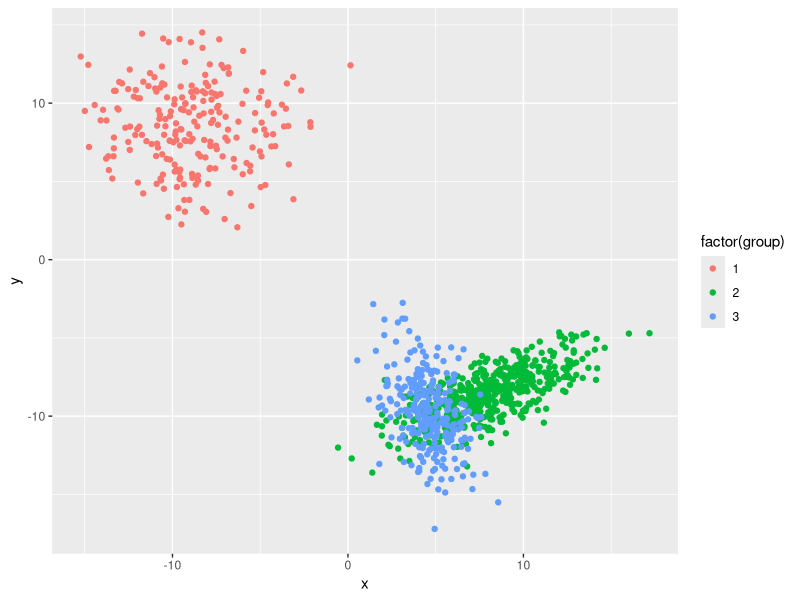
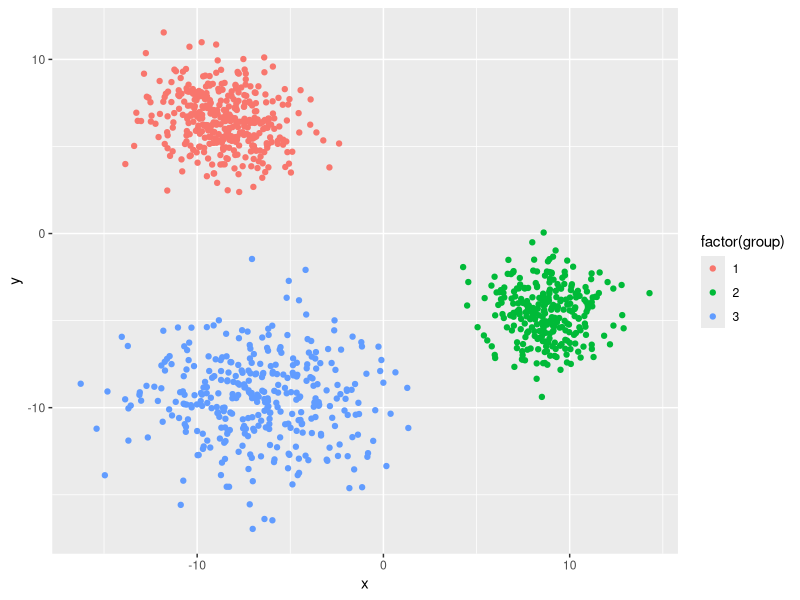
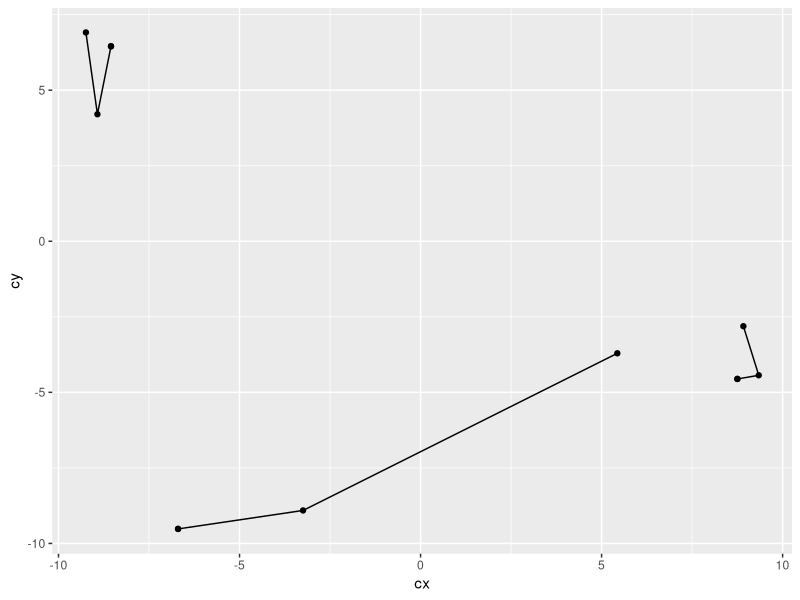
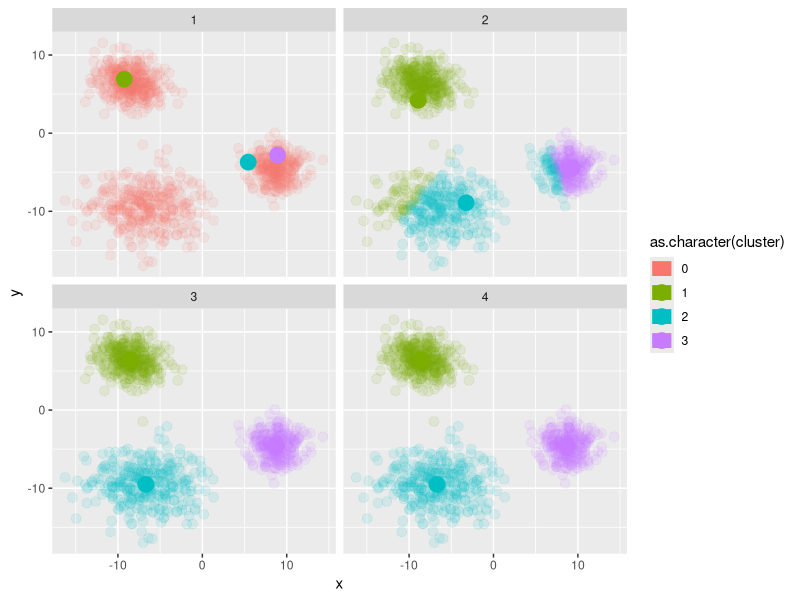
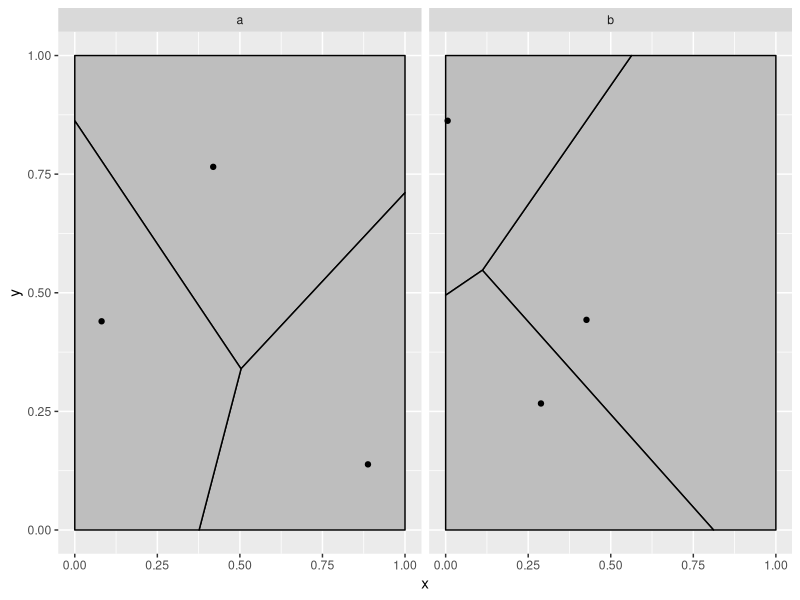
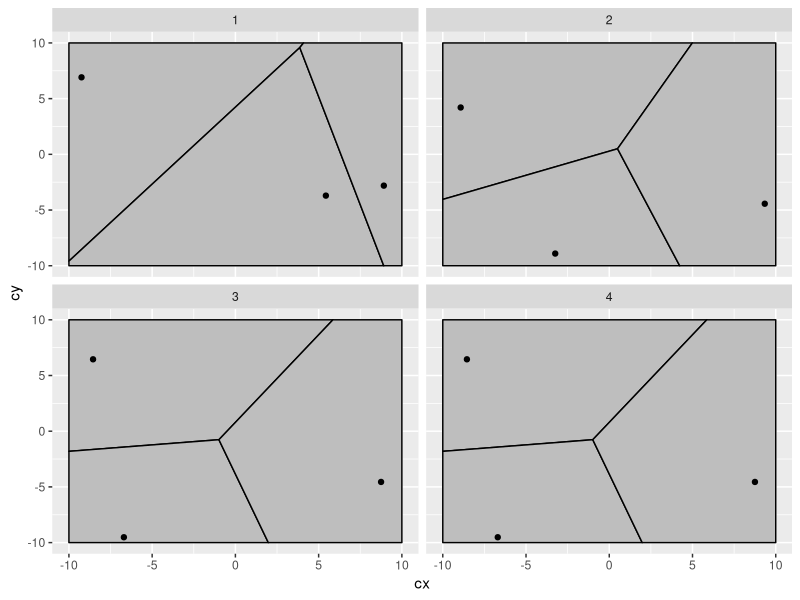

These figures' R source, in order: (Note: this script raises an error after producing the figures.)
library(tidyverse)

Posdef <- function (n, ev = runif(n, 0, 10)) {
  # https://stat.ethz.ch/pipermail/r-help/2008-February/153708
  Z <- matrix(ncol = n, rnorm(n ^ 2))
  decomp <- qr(Z)
  Q <- qr.Q(decomp)
  R <- qr.R(decomp)
  d <- diag(R)
  ph <- d / abs(d)
  O <- Q %*% diag(ph)
  Z <- t(O) %*% diag(ev) %*% O
  return(Z)
}

# data --------------------------------------------------------------------
data_gen <- function(n = 1000, groups = 3) {
  
  seq_len_groups <- seq_len(groups)
  
  mus <- purrr::map(seq_len_groups, ~ runif(2, min = -10, max = 10))
  
  sigmas <- purrr::map(seq_len_groups, function(k){
    
    Posdef(2)
    
  })
  
  props <- rbeta(groups, 5, 5)
  props <- props/sum(props)
  
  ns <- round(n * props)
  
  dpars <- tibble(
    n = ns,
    mu = mus,
    Sigma = sigmas
  )
  
  data <- pmap(dpars, MASS::mvrnorm) |> 
    map(as_tibble, .name_repair = "minimal") |> 
    map(set_names, c("x", "y")) |> 
    map2_df(seq_len_groups, ~ mutate(.x, group = .y, .before = 1))
  
  data
  
}


ggplot(data_gen(), aes(x, y)) +
  geom_point(aes(color = factor(group)))


set.seed(12345) # buena!! 

set.seed(12) # muy perfecto 

data <- data_gen()

ggplot(data, aes(x, y)) +
  geom_point(aes(color = factor(group)))


# adapted from
# https://theanlim.rbind.io/post/clustering-k-means-k-means-and-gganimate/#k-means-clustering-1
kmeans_iterations <- function (data, k = 3, tolerance = 10e-6, seed = 1001){
  
  set.seed(seed)
  
  daux <- data |> 
    mutate(id = row_number(), .before = 1) |> 
    mutate(cluster = 0)
  
  dcenters <- daux |> 
    sample_n(3) |> 
    select(cx = x, cy = y) |> 
    arrange(cx, cy) |> 
    mutate(cluster = row_number(), .before = 1)
  
  center_hist <- list(dcenters)
  data_hist   <- list(daux)
  
  while(TRUE){
    
    message("hey")
    
    daux <- crossing(
      daux |> select(id, group, x, y),  
      dcenters
      ) |> 
      mutate(dist = (x - cx)^2 + (y - cy)^2) |> 
      group_by(id) |> 
      # new cluster
      filter(dist == min(dist)) |> 
      ungroup()
    
    daux
    # daux |> count(group, cluster)
    
    dcenters <- daux |> 
      group_by(cluster) |> 
      # new centers
      summarise(cx = mean(x), cy = mean(y))
    
    dcenters
    
    daux <- daux |> 
      select(id, group, x, y, cluster)
    
    daux
    
    center_hist <- append(center_hist, list(dcenters))
    data_hist   <- append(data_hist, list(daux))
    
    
    c1 <- last(center_hist) |> select(cx, cy) |> as.matrix()
    c2 <- nth(center_hist, -2) |> select(cx, cy) |> as.matrix()
    
    if(mean((c1 - c2)^2) < tolerance) break
    
  }
  
  length(center_hist)
  length(data_hist)
  
  seq_along_i <- seq_len(length(center_hist))
  
  center_hist <- map2_df(center_hist, seq_along_i, ~ mutate(.x, iteration = .y, .before = 1))
  
  data_hist <- map2_df(data_hist, seq_along_i, ~ mutate(.x, iteration = .y, .before = 1))
  
  list(data_hist = data_hist, center_hist = center_hist)
 
}

res <- kmeans_iterations(data, k = 3)

data_hist   <- res$data_hist
center_hist <- res$center_hist 

library(gganimate) # install.packages("transformr")
library(ggforce) # install.packages("transformr")

ggplot(center_hist, aes(cx, cy)) +
  geom_point() +
  geom_path(aes(group = cluster))

ggplot() +
  geom_point(data = data_hist, aes(x, y, group = id, color = as.character(cluster)), size = 3, alpha = 0.1) +
  geom_point(data = center_hist, aes(cx, cy, group = cluster, color = as.character(cluster)), size = 5) +
  geom_voronoi_segment(data = center_hist, aes(cx, cy, color = as.character(cluster)), size = 5) +
  facet_wrap(vars(iteration))



data <- data.frame(
  x = runif(6),
  y = runif(6),
  state = rep(c('a', 'b'), 3)
)

ggplot(data, aes(x =x, y = y)) + 
  geom_voronoi_tile(fill = 'grey', colour = 'black', bound = c(0, 1, 0, 1)) + 
  geom_point() + 
  facet_wrap(~state)

ggplot(center_hist, aes(x =cx, y = cy)) + 
  geom_voronoi_tile(fill = 'grey', colour = 'black', bound = c(-10, 10, -10, 10)) +
  geom_point() + 
  facet_wrap(~iteration)

ggplot(center_hist, aes(x =cx, y = cy)) + 
  geom_voronoi_tile(fill = 'grey', colour = 'black', bound = c(-10, 10, -10, 10)) +
  geom_point() + 
  transition_states(iteration, transition_length = 2, state_length = 1)


data <- split(center_hist, center_hist$iteration)

data <- tweenr::tween_state(data[[1]], data[[2]], 'cubic-in-out', 40) %>% 
  tweenr::keep_state(3) %>% 
  tweenr::tween_state(data[[1]],'cubic-in-out', 40) %>% 
  tweenr::keep_state(3) |>
  as_tibble()

data
data$.frame <- round(scales::rescale(data$.frame , to = c(1, 100)))

ggplot(data, aes(x = cx, y = cy)) + 
  geom_voronoi_tile(fill = 'grey', colour = 'black', bound = c(-10, 10, -10, 10)) + 
  geom_point() + 
  transition_manual(.frame)











ggplot(data, aes(x = x, y = y)) + 
  geom_voronoi_tile(fill = 'grey', colour = 'black', bound = c(0, 1, 0, 1),
                    by.group = TRUE) + 
  geom_point() + 
  transition_states(state, transition_length = 3, state_length = 1) + 
  ease_aes('cubic-in-out')















ggplot() +
  
  transition_states(iteration, transition_length = 2, state_length = 1)


ggplot() +
  
  geom_point(data = data_hist, aes(x, y, group = id, color = factor(cluster)), size = 3, alpha = 0.2) +
  
  geom_point(data = center_hist, aes(cx, cy, group = cluster, color = factor(cluster)), size = 5) +
  
  transition_states(iteration, transition_length = 2, state_length = 1)
